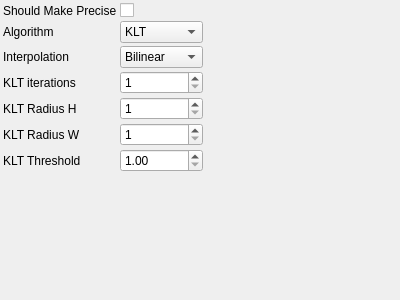
<?xml version="1.0" encoding="UTF-8"?>
<ui version="4.0">
 <class>MakePreciseParametersControlWidget</class> 
 <widget class="QWidget" name="MakePreciseParametersControlWidget">
  <property name="geometry">
   <rect>
    <x>0</x>
    <y>0</y>
    <width>400</width>
    <height>300</height>
   </rect>
  </property>
  <property name="windowTitle">
   <string>MakePreciseParameters</string>
  </property>
  <layout class="QGridLayout" name="gridLayout">
   <property name="margin">
    <number>3</number>
   </property>
   <property name="spacing">
    <number>3</number>
   </property>
    <item row="0" column="0">
     <widget class="QLabel" name="label_0">
       <property name="text">
         <string>Should Make Precise</string>
       </property>
     </widget>
    </item>
    <item row="0" column="1">
     <widget class="QCheckBox" name="shouldMakePreciseCheckBox">
       <property name="toolTip">
         <string>Should Make Precise</string>
       </property>
       <property name="checked">
           <bool>0</bool>
       </property>
     </widget>
    </item>
    <item row="1" column="0">
     <widget class="QLabel" name="label_1">
       <property name="text">
         <string>Algorithm</string>
       </property>
     </widget>
    </item>
    <item row="1" column="1">
     <widget class="QComboBox" name="algorithmComboBox">
       <property name="toolTip">
         <string>Algorithm</string>
       </property>
       <property name="currentIndex">
         <number>0</number>
       </property>
       <item>
        <property name="text">
         <string>KLT</string>
        </property>
       </item>
       <item>
        <property name="text">
         <string>KLT Float</string>
        </property>
       </item>
     </widget>
    </item>
    <item row="2" column="0">
     <widget class="QLabel" name="label_2">
       <property name="text">
         <string>Interpolation</string>
       </property>
     </widget>
    </item>
    <item row="2" column="1">
     <widget class="QComboBox" name="interpolationComboBox">
       <property name="toolTip">
         <string>Interpolation</string>
       </property>
       <property name="currentIndex">
         <number>0</number>
       </property>
       <item>
        <property name="text">
         <string>Bilinear</string>
        </property>
       </item>
       <item>
        <property name="text">
         <string>Spline</string>
        </property>
       </item>
       <item>
        <property name="text">
         <string>Polynom</string>
        </property>
       </item>
     </widget>
    </item>
    <item row="3" column="0">
     <widget class="QLabel" name="label_3">
       <property name="text">
         <string>KLT iterations</string>
       </property>
     </widget>
    </item>
    <item row="3" column="1">
     <widget class="QSpinBox" name="kLTIterationsSpinBox">
       <property name="toolTip">
         <string>KLT iterations</string>
       </property>
       <property name="minimum">
        <number>1</number>
       </property>
       <property name="maximum">
        <number>100</number>
       </property>
       <property name="singleStep">
        <number>1</number>
       </property>
       <property name="value">
        <number>0</number>
       </property>
       <property name="prefix">
        <string></string>
       </property>
       <property name="suffix">
        <string></string>
       </property>
     </widget>
    </item>
    <item row="4" column="0">
     <widget class="QLabel" name="label_4">
       <property name="text">
         <string>KLT Radius H</string>
       </property>
     </widget>
    </item>
    <item row="4" column="1">
     <widget class="QSpinBox" name="kLTRadiusHSpinBox">
       <property name="toolTip">
         <string>KLT Radius H</string>
       </property>
       <property name="minimum">
        <number>1</number>
       </property>
       <property name="maximum">
        <number>100</number>
       </property>
       <property name="singleStep">
        <number>1</number>
       </property>
       <property name="value">
        <number>0</number>
       </property>
       <property name="prefix">
        <string></string>
       </property>
       <property name="suffix">
        <string></string>
       </property>
     </widget>
    </item>
    <item row="5" column="0">
     <widget class="QLabel" name="label_5">
       <property name="text">
         <string>KLT Radius W</string>
       </property>
     </widget>
    </item>
    <item row="5" column="1">
     <widget class="QSpinBox" name="kLTRadiusWSpinBox">
       <property name="toolTip">
         <string>KLT Radius W</string>
       </property>
       <property name="minimum">
        <number>1</number>
       </property>
       <property name="maximum">
        <number>100</number>
       </property>
       <property name="singleStep">
        <number>1</number>
       </property>
       <property name="value">
        <number>0</number>
       </property>
       <property name="prefix">
        <string></string>
       </property>
       <property name="suffix">
        <string></string>
       </property>
     </widget>
    </item>
    <item row="6" column="0">
     <widget class="QLabel" name="label_6">
       <property name="text">
         <string>KLT Threshold</string>
       </property>
     </widget>
    </item>
    <item row="6" column="1">
     <widget class="QDoubleSpinBox" name="kLTThresholdSpinBox">
       <property name="toolTip">
         <string>KLT Threshold</string>
       </property>
       <property name="minimum">
        <double>1</double>
       </property>
       <property name="maximum">
        <double>100</double>
       </property>
       <property name="singleStep">
        <double>1</double>
       </property>
       <property name="value">
        <double>0</double>
       </property>
       <property name="prefix">
        <string></string>
       </property>
       <property name="suffix">
        <string></string>
       </property>
     </widget>
    </item>
   <item row="7" column="0">
    <spacer name="verticalSpacer">
     <property name="orientation">
      <enum>Qt::Vertical</enum>
     </property>
     <property name="sizeHint" stdset="0">
      <size>
       <width>0</width>
       <height>0</height>
      </size>
     </property>
    </spacer>
   </item>
   <item row="7" column="2">
    <spacer name="horizontalSpacer">
     <property name="orientation">
      <enum>Qt::Horizontal</enum>
     </property>
     <property name="sizeHint" stdset="0">
      <size>
       <width>0</width>
       <height>0</height>
      </size>
     </property>
    </spacer>
   </item>
  </layout>
 </widget>
 <layoutdefault spacing="3" margin="3"/>
 <resources/>
 <connections>
  <connection>
   <sender>shouldMakePreciseCheckBox</sender>
   <signal>stateChanged(int)</signal>
   <receiver>MakePreciseParametersControlWidget</receiver>
   <slot>changeParameters()</slot>
  </connection>
  <connection>
   <sender>algorithmComboBox</sender>
   <signal>currentIndexChanged(int)</signal>
   <receiver>MakePreciseParametersControlWidget</receiver>
   <slot>changeParameters()</slot>
  </connection>
  <connection>
   <sender>interpolationComboBox</sender>
   <signal>currentIndexChanged(int)</signal>
   <receiver>MakePreciseParametersControlWidget</receiver>
   <slot>changeParameters()</slot>
  </connection>
  <connection>
   <sender>kLTIterationsSpinBox</sender>
   <signal>valueChanged(int)</signal>
   <receiver>MakePreciseParametersControlWidget</receiver>
   <slot>changeParameters()</slot>
  </connection>
  <connection>
   <sender>kLTRadiusHSpinBox</sender>
   <signal>valueChanged(int)</signal>
   <receiver>MakePreciseParametersControlWidget</receiver>
   <slot>changeParameters()</slot>
  </connection>
  <connection>
   <sender>kLTRadiusWSpinBox</sender>
   <signal>valueChanged(int)</signal>
   <receiver>MakePreciseParametersControlWidget</receiver>
   <slot>changeParameters()</slot>
  </connection>
  <connection>
   <sender>kLTThresholdSpinBox</sender>
   <signal>valueChanged(double)</signal>
   <receiver>MakePreciseParametersControlWidget</receiver>
   <slot>changeParameters()</slot>
  </connection>
 </connections>
 <slots>
  <slot>changeParameters()</slot>
 </slots>
 <customwidgets>
 </customwidgets>
</ui>
